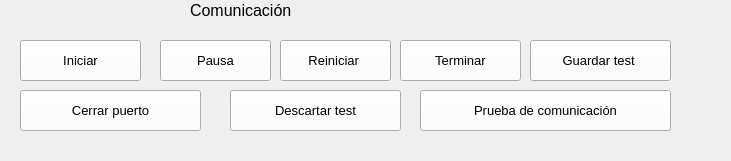
   <widget class="QWidget" name="widget_4" native="true">
    <property name="geometry">
     <rect>
      <x>940</x>
      <y>10</y>
      <width>731</width>
      <height>161</height>
     </rect>
    </property>
    <widget class="QPushButton" name="pushButton">
     <property name="geometry">
      <rect>
       <x>20</x>
       <y>40</y>
       <width>121</width>
       <height>41</height>
      </rect>
     </property>
     <property name="palette">
      <palette>
       <active>
        <colorrole role="Button">
         <brush brushstyle="SolidPattern">
          <color alpha="255">
           <red>255</red>
           <green>255</green>
           <blue>255</blue>
          </color>
         </brush>
        </colorrole>
       </active>
       <inactive>
        <colorrole role="Button">
         <brush brushstyle="SolidPattern">
          <color alpha="255">
           <red>255</red>
           <green>255</green>
           <blue>255</blue>
          </color>
         </brush>
        </colorrole>
       </inactive>
       <disabled>
        <colorrole role="Button">
         <brush brushstyle="SolidPattern">
          <color alpha="255">
           <red>255</red>
           <green>255</green>
           <blue>255</blue>
          </color>
         </brush>
        </colorrole>
       </disabled>
      </palette>
     </property>
     <property name="font">
      <font>
       <family>Tahoma</family>
       <pointsize>10</pointsize>
       <italic>false</italic>
       <kerning>true</kerning>
      </font>
     </property>
     <property name="toolTip">
      <string/>
     </property>
     <property name="text">
      <string>Iniciar</string>
     </property>
     <property name="icon">
      <iconset>
       <normaloff>encender.png</normaloff>encender.png</iconset>
     </property>
     <property name="iconSize">
      <size>
       <width>40</width>
       <height>40</height>
      </size>
     </property>
    </widget>
    <widget class="QPushButton" name="pushButton_2">
     <property name="geometry">
      <rect>
       <x>160</x>
       <y>40</y>
       <width>111</width>
       <height>41</height>
      </rect>
     </property>
     <property name="palette">
      <palette>
       <active>
        <colorrole role="Button">
         <brush brushstyle="SolidPattern">
          <color alpha="255">
           <red>255</red>
           <green>255</green>
           <blue>255</blue>
          </color>
         </brush>
        </colorrole>
       </active>
       <inactive>
        <colorrole role="Button">
         <brush brushstyle="SolidPattern">
          <color alpha="255">
           <red>255</red>
           <green>255</green>
           <blue>255</blue>
          </color>
         </brush>
        </colorrole>
       </inactive>
       <disabled>
        <colorrole role="Button">
         <brush brushstyle="SolidPattern">
          <color alpha="255">
           <red>255</red>
           <green>255</green>
           <blue>255</blue>
          </color>
         </brush>
        </colorrole>
       </disabled>
      </palette>
     </property>
     <property name="font">
      <font>
       <family>Tahoma</family>
       <pointsize>10</pointsize>
       <italic>false</italic>
       <kerning>true</kerning>
      </font>
     </property>
     <property name="toolTip">
      <string/>
     </property>
     <property name="text">
      <string>Pausa</string>
     </property>
     <property name="icon">
      <iconset>
       <normaloff>pausa.png</normaloff>pausa.png</iconset>
     </property>
     <property name="iconSize">
      <size>
       <width>40</width>
       <height>40</height>
      </size>
     </property>
    </widget>
    <widget class="QPushButton" name="pushButton_3">
     <property name="geometry">
      <rect>
       <x>280</x>
       <y>40</y>
       <width>111</width>
       <height>41</height>
      </rect>
     </property>
     <property name="palette">
      <palette>
       <active>
        <colorrole role="Button">
         <brush brushstyle="SolidPattern">
          <color alpha="255">
           <red>255</red>
           <green>255</green>
           <blue>255</blue>
          </color>
         </brush>
        </colorrole>
       </active>
       <inactive>
        <colorrole role="Button">
         <brush brushstyle="SolidPattern">
          <color alpha="255">
           <red>255</red>
           <green>255</green>
           <blue>255</blue>
          </color>
         </brush>
        </colorrole>
       </inactive>
       <disabled>
        <colorrole role="Button">
         <brush brushstyle="SolidPattern">
          <color alpha="255">
           <red>255</red>
           <green>255</green>
           <blue>255</blue>
          </color>
         </brush>
        </colorrole>
       </disabled>
      </palette>
     </property>
     <property name="font">
      <font>
       <family>Tahoma</family>
       <pointsize>10</pointsize>
       <italic>false</italic>
       <kerning>true</kerning>
      </font>
     </property>
     <property name="toolTip">
      <string/>
     </property>
     <property name="text">
      <string>Reiniciar </string>
     </property>
     <property name="icon">
      <iconset>
       <normaloff>reinicar.png</normaloff>reinicar.png</iconset>
     </property>
     <property name="iconSize">
      <size>
       <width>40</width>
       <height>40</height>
      </size>
     </property>
    </widget>
    <widget class="QPushButton" name="pushButton_4">
     <property name="geometry">
      <rect>
       <x>530</x>
       <y>40</y>
       <width>141</width>
       <height>41</height>
      </rect>
     </property>
     <property name="palette">
      <palette>
       <active>
        <colorrole role="Button">
         <brush brushstyle="SolidPattern">
          <color alpha="255">
           <red>255</red>
           <green>255</green>
           <blue>255</blue>
          </color>
         </brush>
        </colorrole>
       </active>
       <inactive>
        <colorrole role="Button">
         <brush brushstyle="SolidPattern">
          <color alpha="255">
           <red>255</red>
           <green>255</green>
           <blue>255</blue>
          </color>
         </brush>
        </colorrole>
       </inactive>
       <disabled>
        <colorrole role="Button">
         <brush brushstyle="SolidPattern">
          <color alpha="255">
           <red>255</red>
           <green>255</green>
           <blue>255</blue>
          </color>
         </brush>
        </colorrole>
       </disabled>
      </palette>
     </property>
     <property name="font">
      <font>
       <family>Tahoma</family>
       <pointsize>10</pointsize>
       <italic>false</italic>
       <kerning>true</kerning>
      </font>
     </property>
     <property name="toolTip">
      <string/>
     </property>
     <property name="text">
      <string>Guardar test </string>
     </property>
     <property name="icon">
      <iconset>
       <normaloff>guardar.png</normaloff>guardar.png</iconset>
     </property>
     <property name="iconSize">
      <size>
       <width>40</width>
       <height>40</height>
      </size>
     </property>
    </widget>
    <widget class="QPushButton" name="pushButton_6">
     <property name="geometry">
      <rect>
       <x>400</x>
       <y>40</y>
       <width>121</width>
       <height>41</height>
      </rect>
     </property>
     <property name="palette">
      <palette>
       <active>
        <colorrole role="Button">
         <brush brushstyle="SolidPattern">
          <color alpha="255">
           <red>255</red>
           <green>255</green>
           <blue>255</blue>
          </color>
         </brush>
        </colorrole>
       </active>
       <inactive>
        <colorrole role="Button">
         <brush brushstyle="SolidPattern">
          <color alpha="255">
           <red>255</red>
           <green>255</green>
           <blue>255</blue>
          </color>
         </brush>
        </colorrole>
       </inactive>
       <disabled>
        <colorrole role="Button">
         <brush brushstyle="SolidPattern">
          <color alpha="255">
           <red>255</red>
           <green>255</green>
           <blue>255</blue>
          </color>
         </brush>
        </colorrole>
       </disabled>
      </palette>
     </property>
     <property name="font">
      <font>
       <family>Tahoma</family>
       <pointsize>10</pointsize>
       <italic>false</italic>
       <kerning>true</kerning>
      </font>
     </property>
     <property name="toolTip">
      <string/>
     </property>
     <property name="text">
      <string>Terminar</string>
     </property>
     <property name="icon">
      <iconset>
       <normaloff>cierre.png</normaloff>cierre.png</iconset>
     </property>
     <property name="iconSize">
      <size>
       <width>40</width>
       <height>40</height>
      </size>
     </property>
    </widget>
    <widget class="QPushButton" name="pushButton_7">
     <property name="geometry">
      <rect>
       <x>230</x>
       <y>90</y>
       <width>171</width>
       <height>41</height>
      </rect>
     </property>
     <property name="palette">
      <palette>
       <active>
        <colorrole role="Button">
         <brush brushstyle="SolidPattern">
          <color alpha="255">
           <red>255</red>
           <green>255</green>
           <blue>255</blue>
          </color>
         </brush>
        </colorrole>
       </active>
       <inactive>
        <colorrole role="Button">
         <brush brushstyle="SolidPattern">
          <color alpha="255">
           <red>255</red>
           <green>255</green>
           <blue>255</blue>
          </color>
         </brush>
        </colorrole>
       </inactive>
       <disabled>
        <colorrole role="Button">
         <brush brushstyle="SolidPattern">
          <color alpha="255">
           <red>255</red>
           <green>255</green>
           <blue>255</blue>
          </color>
         </brush>
        </colorrole>
       </disabled>
      </palette>
     </property>
     <property name="font">
      <font>
       <family>Tahoma</family>
       <pointsize>10</pointsize>
       <italic>false</italic>
       <kerning>true</kerning>
      </font>
     </property>
     <property name="toolTip">
      <string/>
     </property>
     <property name="text">
      <string>Descartar test</string>
     </property>
     <property name="icon">
      <iconset>
       <normaloff>eliminar.png</normaloff>eliminar.png</iconset>
     </property>
     <property name="iconSize">
      <size>
       <width>40</width>
       <height>40</height>
      </size>
     </property>
    </widget>
    <widget class="QLabel" name="TxDescenso_4">
     <property name="geometry">
      <rect>
       <x>190</x>
       <y>0</y>
       <width>131</width>
       <height>20</height>
      </rect>
     </property>
     <property name="font">
      <font>
       <family>Arial</family>
       <pointsize>12</pointsize>
      </font>
     </property>
     <property name="text">
      <string>Comunicación</string>
     </property>
    </widget>
    <widget class="QPushButton" name="pushButton_8">
     <property name="geometry">
      <rect>
       <x>420</x>
       <y>90</y>
       <width>251</width>
       <height>41</height>
      </rect>
     </property>
     <property name="palette">
      <palette>
       <active>
        <colorrole role="Button">
         <brush brushstyle="SolidPattern">
          <color alpha="255">
           <red>255</red>
           <green>255</green>
           <blue>255</blue>
          </color>
         </brush>
        </colorrole>
       </active>
       <inactive>
        <colorrole role="Button">
         <brush brushstyle="SolidPattern">
          <color alpha="255">
           <red>255</red>
           <green>255</green>
           <blue>255</blue>
          </color>
         </brush>
        </colorrole>
       </inactive>
       <disabled>
        <colorrole role="Button">
         <brush brushstyle="SolidPattern">
          <color alpha="255">
           <red>255</red>
           <green>255</green>
           <blue>255</blue>
          </color>
         </brush>
        </colorrole>
       </disabled>
      </palette>
     </property>
     <property name="font">
      <font>
       <family>Tahoma</family>
       <pointsize>10</pointsize>
       <italic>false</italic>
       <kerning>true</kerning>
      </font>
     </property>
     <property name="toolTip">
      <string/>
     </property>
     <property name="text">
      <string>Prueba de comunicación</string>
     </property>
     <property name="icon">
      <iconset>
       <normaloff>conectar.png</normaloff>conectar.png</iconset>
     </property>
     <property name="iconSize">
      <size>
       <width>40</width>
       <height>40</height>
      </size>
     </property>
    </widget>
    <widget class="QPushButton" name="pushButton_5">
     <property name="geometry">
      <rect>
       <x>20</x>
       <y>90</y>
       <width>181</width>
       <height>41</height>
      </rect>
     </property>
     <property name="palette">
      <palette>
       <active>
        <colorrole role="Button">
         <brush brushstyle="SolidPattern">
          <color alpha="255">
           <red>255</red>
           <green>255</green>
           <blue>255</blue>
          </color>
         </brush>
        </colorrole>
       </active>
       <inactive>
        <colorrole role="Button">
         <brush brushstyle="SolidPattern">
          <color alpha="255">
           <red>255</red>
           <green>255</green>
           <blue>255</blue>
          </color>
         </brush>
        </colorrole>
       </inactive>
       <disabled>
        <colorrole role="Button">
         <brush brushstyle="SolidPattern">
          <color alpha="255">
           <red>255</red>
           <green>255</green>
           <blue>255</blue>
          </color>
         </brush>
        </colorrole>
       </disabled>
      </palette>
     </property>
     <property name="font">
      <font>
       <family>Tahoma</family>
       <pointsize>10</pointsize>
       <italic>false</italic>
       <kerning>true</kerning>
      </font>
     </property>
     <property name="toolTip">
      <string/>
     </property>
     <property name="text">
      <string>Cerrar puerto</string>
     </property>
     <property name="icon">
      <iconset>
       <normaloff>sincronizar.png</normaloff>sincronizar.png</iconset>
     </property>
     <property name="iconSize">
      <size>
       <width>40</width>
       <height>40</height>
      </size>
     </property>
    </widget>
   </widget>
